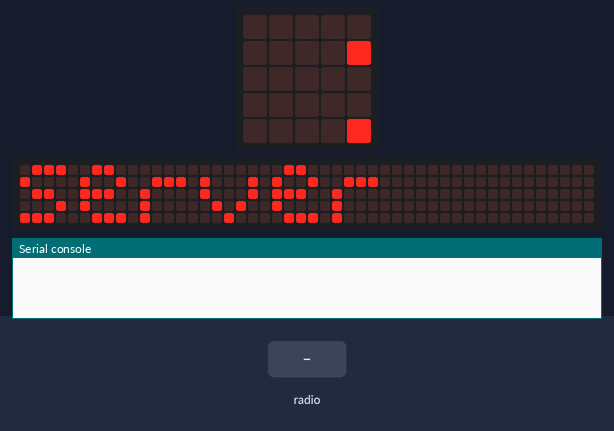
Bench run of a program on a simulated BBC micro:bit running MicroPython. Parts: the board's 5×5 LED display, a strip that is not on the board, showing the scrolling text unrolled, the last lines printed to the serial console. The inputs (shaded band) are chosen by the test bench. The 48×5 strip is a reading aid, not a part: it shows the text the display is scrolling, unrolled, one strip-width of it at a time.

Above: at 0.1 s.
At 6.4 s:
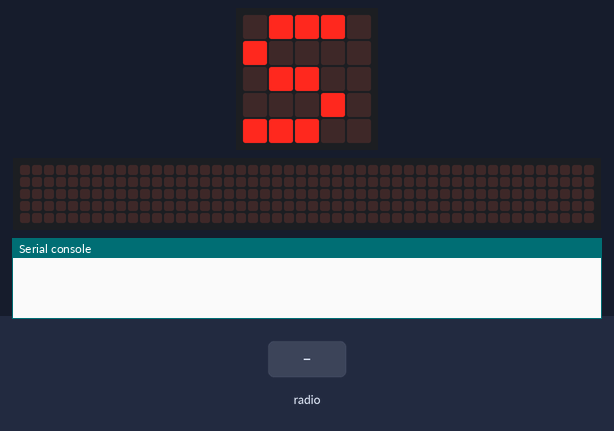
6.5 s: radio message "1" arrives
At 7.4 s:
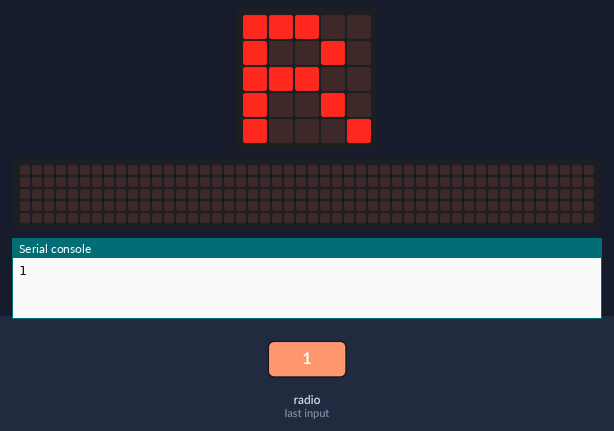
Timing chart, 0 to 9.5 s (numbered marks = the images above; inputs shaded):
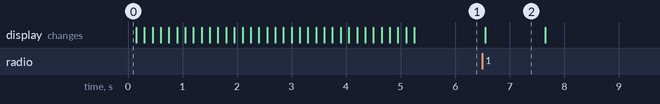

The program:

server.py
```python
from microbit import *
import radio

radio.on()
radio.config(channel=7)
uart.init(baudrate=115200)

display.scroll("Server")

while True:
    message = radio.receive()
    if message:
        display.show("R")
        print(message)  # Send data over serial
        sleep(1000)
    else:
        display.show("S")
    sleep(100)
```

Measured:
- after the input at 6.5 s, the display: changes after 0.05 s (image 2)
- what the display in image 2 shows lasts 1.1 s, from 6.6 s to 7.7 s
